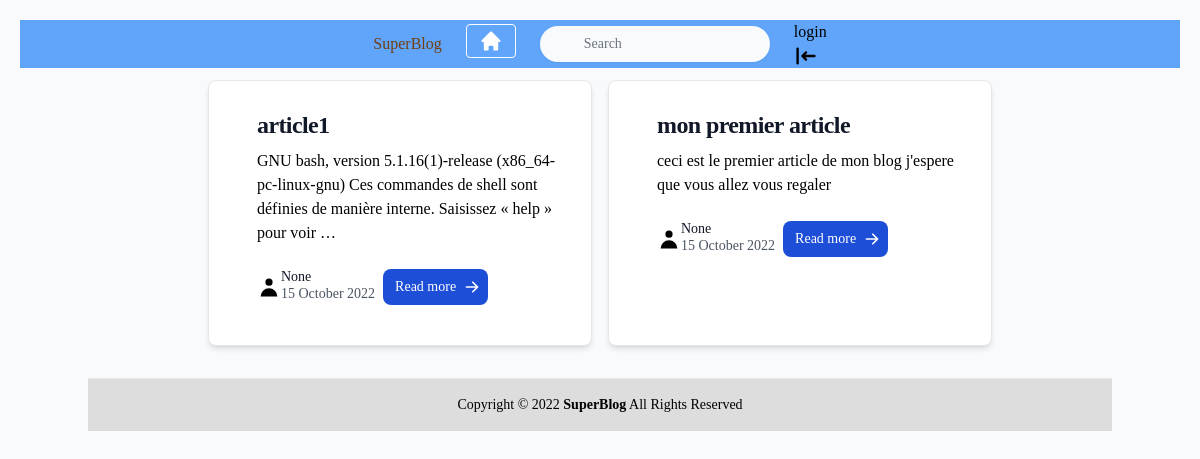
The app's page /, older data.
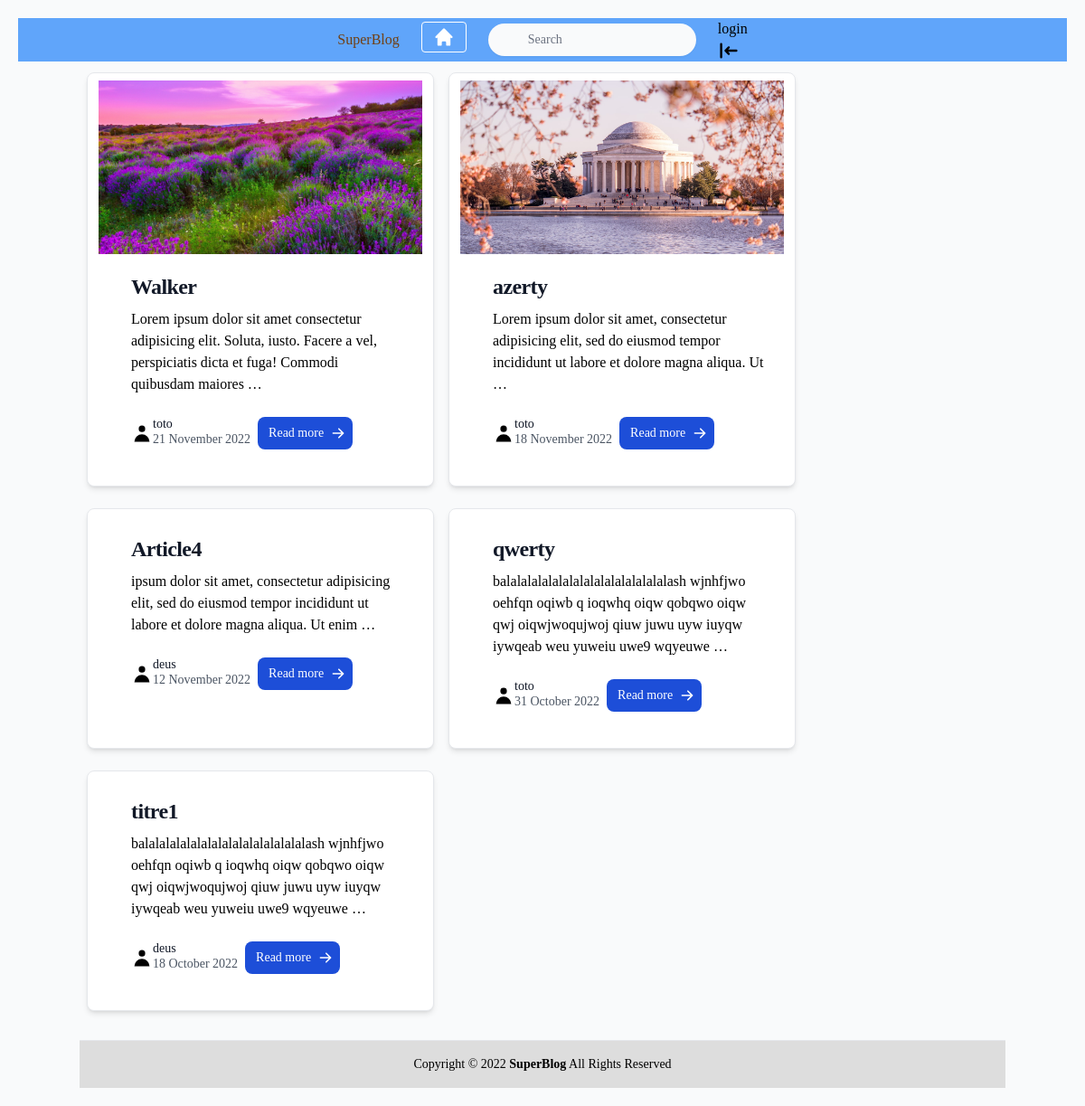
The same page, newer data.
### blogs/models.py (models this page shows, shortened)
class Articles(models.Model):
	image = models.ImageField(null=True, blank=True, default=None)
	title=models.CharField(max_length=100, verbose_name='titre de l\'article')
	contenu=models.TextField(verbose_name='Contenu')
	author=models.ForeignKey(User, on_delete=models.SET_NULL, null=True, blank=True)
	published=models.BooleanField(default=False)
	date_pub=models.DateTimeField(auto_now_add=True)
	date_mod=models.DateTimeField(auto_now=True)
	theme=models.ForeignKey(Themes, on_delete=models.SET_NULL, null=True, blank=True)
	tags=models.ManyToManyField(Tags, related_name='articles_tag', blank=True)
	slug = models.SlugField(max_length=255, blank=True)
	likes = models.ManyToManyField(User, related_name='article_like', blank=True)
	enregistrements = models.ManyToManyField(User, related_name='article_save', blank=True)
	class Meta:
		ordering = ['-date_pub']
		verbose_name = "Article"

### utilisateur/models.py (models this page shows, shortened)
class User(AbstractUser):
	profile_photo = models.ImageField(verbose_name='Photo de profil', null=True, blank=True, default=None)
	role = models.CharField(max_length=10, choices=ROLE_CHOICES, verbose_name='Rôle')
	def __str__(self):
		return self.username

### blogs/views.py (the view)
# urls.py: path('', BlogHome.as_view(), name="home"),
class BlogHome(ListView):
	model = blog.Articles
	context_object_name = "articles"
	def get_queryset(self):
		queryset = super().get_queryset()
		if self.request.user.is_authenticated and self.request.user.role == 'Créateur':
			return queryset.filter
		return queryset.filter(published=True)

### blogs/templates/blogs/articles_list.html (shortened to what this page needs)
{% extends 'base.html' %}
{% block content %}
<section id="blog" class="flex items-center justify-center">
<div class="flex flex-wrap ">
{% for article in articles %}
<div class="space-x-4 p-6 max-w-sm bg-white rounded-lg border border-gray-200 shadow-md hover:bg-gray-400 dark:bg-teal-500 dark:border-gray-700 dark:hover:bg-gray-400 py-2 px-3 mb-3 ml-2 mr-2 mt-3">
    <a href="{% url 'blog:detail' slug=article.slug %}">
       {%if article.image%}
         <img class="h-48 w-full object-cover md:h-48 md:w-full" width="200" height="200" src="{{article.image.url}}">
         {%endif%}
    </a>
    <div class="p-5">
        <a href="{% url 'blog:detail' slug=article.slug %}">
            <h5 class="mb-2 text-2xl font-bold tracking-tight text-gray-900 dark:text-white">{{ article.title }}</h5>
        </a>
        <p class="mb-3 font-normal text-black dark:text-black">{{ article.contenu|truncatewords:20}}</p>
        <div class="flex items-center">
      {%if .article.author.profile_photo%}
         <img width="25" height="25" src="{{article.author.profile_photo.url}}">
{%else%}<svg class="w-6 h-6" fill="currentColor" viewBox="0 0 20 20" xmlns="http://www.w3.org/2000/svg"><path fill-rule="evenodd" d="M10 9a3 3 0 100-6 3 3 0 000 6zm-7 9a7 7 0 1114 0H3z" clip-rule="evenodd"></path></svg>{%endif%}
      <div class="text-sm">
        <p class="text-gray-900 leading-none">{{ article.author }}</p>
        <p class="text-gray-600">{{ article.date_pub|date:'j F Y' }}</p>
      </div>
        <a href="{% url 'blog:detail' slug=article.slug %}" class="inline-flex items-center py-2 px-3 text-sm font-medium text-center text-white bg-blue-700 rounded-lg hover:bg-blue-800 focus:ring-4 focus:outline-none focus:ring-blue-300 dark:bg-blue-600 dark:hover:bg-blue-700 dark:focus:ring-blue-800 ml-2 mr-2 mt-3 mb-3">
            Read more
        </a>
    </div>
  </div>
</div>
{% empty %}
      <div class="text-gray-900 font-bold text-xl mb-2">Pas d'article</div>
{%endfor%}
</div>
</section>
{% endblock %}

Row changes from the older to the newer data that the page shows:
no longer on this page (row edited): Articles: title "article1", contenu "GNU bash, version 5.1.16(1)-release (x86_64-pc-linux-gnu) Ces commandes de shell sont définies de manière interne. Saisissez « help » pour voir …", author "None", date_pub "15 October 2022"
no longer on this page (row edited): Articles: title "mon premier article", contenu "ceci est le premier article de mon blog j'espere que vous allez vous regaler", author "None", date_pub "15 October 2022"
added Articles: image (picture), title "Walker", contenu "Lorem ipsum dolor sit amet consectetur adipisicing elit. Soluta, iusto. Facere a vel, perspiciatis dicta et fuga! Commodi quibusdam maiores …", author "toto", date_pub "21 November 2022"
added Articles: image (picture), title "azerty", contenu "Lorem ipsum dolor sit amet, consectetur adipisicing elit, sed do eiusmod tempor incididunt ut labore et dolore magna aliqua. Ut …", author "toto", date_pub "18 November 2022"
added Articles: title "Article4", contenu "ipsum dolor sit amet, consectetur adipisicing elit, sed do eiusmod tempor incididunt ut labore et dolore magna aliqua. Ut enim …", author "deus", date_pub "12 November 2022"
added Articles: title "qwerty", contenu "balalalalalalalalalalalalalalalalash wjnhfjwo oehfqn oqiwb q ioqwhq oiqw qobqwo oiqw qwj oiqwjwoqujwoj qiuw juwu uyw iuyqw iywqeab weu yuweiu uwe9 wqyeuwe …", author "toto", date_pub "31 October 2022"
added Articles: title "titre1", contenu "balalalalalalalalalalalalalalalalash wjnhfjwo oehfqn oqiwb q ioqwhq oiqw qobqwo oiqw qwj oiqwjwoqujwoj qiuw juwu uyw iuyqw iywqeab weu yuweiu uwe9 wqyeuwe …", author "deus", date_pub "18 October 2022"
